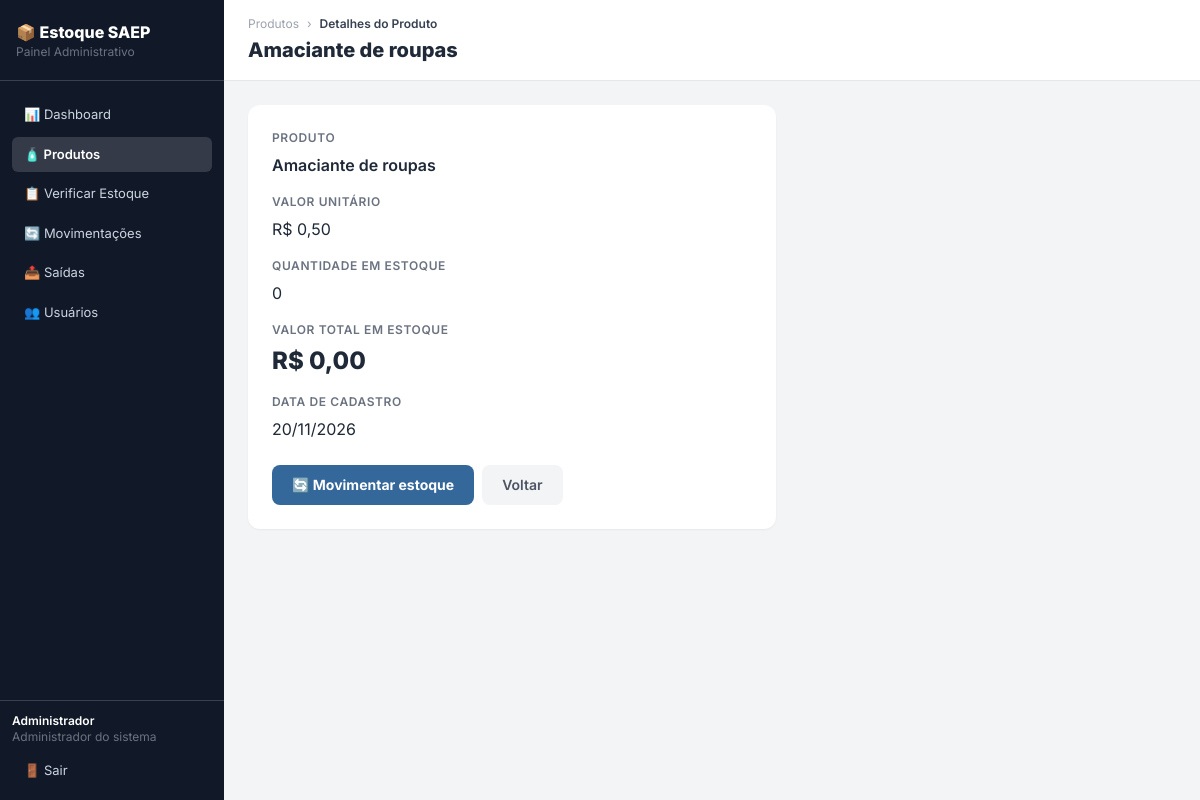
Page /produto.php?id=1 (signed in) on the committed database.
### tables this page shows
CREATE TABLE `user` (
    id_user INT AUTO_INCREMENT NOT NULL PRIMARY KEY,
    nome VARCHAR(100) NOT NULL,
    login VARCHAR(50) NOT NULL UNIQUE,
    senha_hash VARCHAR(255) NOT NULL,
    perfil VARCHAR(10) NOT NULL DEFAULT 'OPERADOR' CHECK (perfil IN ('ADMIN', 'OPERADOR')),
    ativo TINYINT(1) NOT NULL DEFAULT 1
);

CREATE TABLE produto (
    id_produto INT AUTO_INCREMENT NOT NULL PRIMARY KEY,
    nome VARCHAR(100) NOT NULL,
    quantidade_estoque INTEGER NOT NULL DEFAULT 0 CHECK (quantidade_estoque >= 0),
    valor_unitario NUMERIC(10,2) NOT NULL,
    data_cadastro DATE NOT NULL DEFAULT (CURRENT_DATE)
);

### includes/auth.php (called while the page is built, shortened)
<?php
require_once __DIR__ . '/../conexao.php';
function usuario_logado() {
    return $_SESSION['usuario'] ?? null;
}
function eh_admin() {
    $u = usuario_logado();
    return $u && $u['perfil'] === PERFIL_ADMIN;
}
function exigir_login() {
    global $pdo;
    $u = usuario_logado();
    if ($u) {
        $st = $pdo->prepare("SELECT id_user, nome, login, perfil FROM `user` WHERE id_user = ? AND ativo = 1");
        $st->execute([$u['id_user']]);
        $atual = $st->fetch();
        if ($atual) {
            return;
        }
    }
    exit;
}

### produto.php (the view)
<?php
require_once __DIR__ . '/includes/auth.php';
exigir_login();
$st = $pdo->prepare("SELECT * FROM produto WHERE id_produto = :id");
$st->execute(["id" => $_GET["id"] ?? 0]);
$produto = $st->fetch();
require_once __DIR__ . '/includes/menu.php';
?>
    <main class="flex-1 flex flex-col">
        <div class="bg-white border-b border-gray-200 px-6 py-4">
            <div class="flex items-center gap-2 text-xs text-gray-400 mb-1">
                <a href="produtos.php" class="hover:text-senai-blue">Produtos</a> ›
                <span class="text-gray-700 font-semibold">Detalhes do Produto</span>
            </div>
            <h1 class="text-xl font-extrabold text-gray-800"><?= $produto ? htmlspecialchars($produto["nome"]) : "Produto" ?></h1>
        </div>
        <div class="p-6 flex-1 max-w-xl">
            <?php if (!$produto): ?>
                <div class="bg-red-100 border border-red-400 text-red-700 px-4 py-3 rounded mb-6">
                    Nenhum produto encontrado!
                </div>
                <a href="produtos.php" class="bg-gray-100 text-gray-600 font-semibold px-5 py-2.5 rounded-lg text-sm hover:bg-gray-200 transition">Voltar</a>
            <?php else: ?>
                <?php $valorTotal = round($produto["valor_unitario"] * $produto["quantidade_estoque"], 2); ?>
                <div class="bg-white rounded-xl shadow-sm p-6">
                    <div class="mb-4">
                        <p class="form-label">Produto</p>
                        <p class="text-gray-800 font-semibold"><?= htmlspecialchars($produto["nome"]) ?></p>
                    </div>
                    <div class="mb-4">
                        <p class="form-label">Valor unitário</p>
                        <p class="text-gray-800">R$ <?= number_format($produto["valor_unitario"], 2, ",", ".") ?></p>
                    </div>
                    <div class="mb-4">
                        <p class="form-label">Quantidade em estoque</p>
                        <p class="text-gray-800"><?= $produto["quantidade_estoque"] ?></p>
                    </div>
                    <div class="mb-4">
                        <p class="form-label">Valor total em estoque</p>
                        <p class="text-2xl font-extrabold text-gray-800">R$ <?= number_format($valorTotal, 2, ",", ".") ?></p>
                    </div>
                    <div class="mb-6">
                        <p class="form-label">Data de cadastro</p>
                        <p class="text-gray-800"><?= date("d/m/Y", strtotime($produto["data_cadastro"])) ?></p>
                    </div>
                    <div class="flex gap-2">
                        <a href="movimentacao_form.php?id_produto=<?= $produto["id_produto"] ?>" class="bg-senai-blue text-white font-bold px-5 py-2.5 rounded-lg text-sm hover:bg-senai-blue-dark transition">🔄 Movimentar estoque</a>
                        <a href="produtos.php" class="bg-gray-100 text-gray-600 font-semibold px-5 py-2.5 rounded-lg text-sm hover:bg-gray-200 transition">Voltar</a>
                    </div>
                </div>
            <?php endif; ?>
        </div>
    </main>
</body>
</html>

### includes/menu.php (shortened to what this page needs)
<?php
$pagina = basename($_SERVER['PHP_SELF']);
$ativo = function ($prefixo) use ($pagina) {
    return strpos($pagina, $prefixo) === 0 ? 'active' : '';
};
?>
<!DOCTYPE html>
<html lang="pt-BR">
<head>
    <script src="https://cdn.tailwindcss.com"></script>
</head>
<body class="bg-gray-100 min-h-screen flex">
    <aside class="w-56 bg-gray-900 min-h-screen flex flex-col flex-shrink-0">
        <div class="px-4 py-5 border-b border-gray-700"><p class="text-white font-extrabold text-base">📦 Estoque SAEP</p><p class="text-gray-500 text-xs"><?= eh_admin() ? "Painel Administrativo" : "Painel do Almoxarifado" ?></p></div>
        <nav class="flex-1 p-3 space-y-1 pt-4">
            <a href="index.php"         class="nav-link <?= $ativo('index') ?>">📊 Dashboard</a>
            <a href="produtos.php"      class="nav-link <?= $ativo('produto') ?>">🧴 Produtos</a>
            <a href="estoque.php"       class="nav-link <?= $ativo('estoque') ?>">📋 Verificar Estoque</a>
            <a href="movimentacoes.php" class="nav-link <?= $ativo('movimentac') ?>">🔄 Movimentações</a>
            <a href="saidas.php"        class="nav-link <?= $ativo('saidas') ?>">📤 Saídas</a>
            <?php if (eh_admin()): ?>
            <a href="usuarios.php"      class="nav-link <?= $ativo('usuario') ?>">👥 Usuários</a>
            <?php endif; ?>
        </nav>
        <?php $u = usuario_logado(); if ($u): ?>
        <div class="p-3 border-t border-gray-700">
            <p class="text-white text-xs font-semibold truncate"><?= htmlspecialchars($u["nome"]) ?></p>
            <p class="text-gray-500 text-xs mb-2"><?= htmlspecialchars(PERFIS[$u["perfil"]] ?? $u["perfil"]) ?></p>
            <a href="logout.php" class="nav-link">🚪 Sair</a>
        </div>
        <?php endif; ?>
    </aside>

### includes/menu.php (style rules this page uses)
body { font-family: 'Inter', sans-serif; }
.nav-link { display:flex; align-items:center; gap:8px; padding:8px 12px; border-radius:6px; font-size:13px; cursor:pointer; transition:background .15s; color:#cbd5e1; }
.nav-link.active { background:rgba(255,255,255,.15); color:#fff; font-weight:600; }
.form-label { display:block; font-size:12px; font-weight:600; color:#6b7280; margin-bottom:6px; text-transform:uppercase; letter-spacing:.05em; }

### rows in the picture
user: nome "Administrador", perfil "Administrador do sistema"
produto: nome "Amaciante de roupas", valor_unitario "0,50", quantidade_estoque "0", valorTotal "0,00", data_cadastro "20/11/2026"
